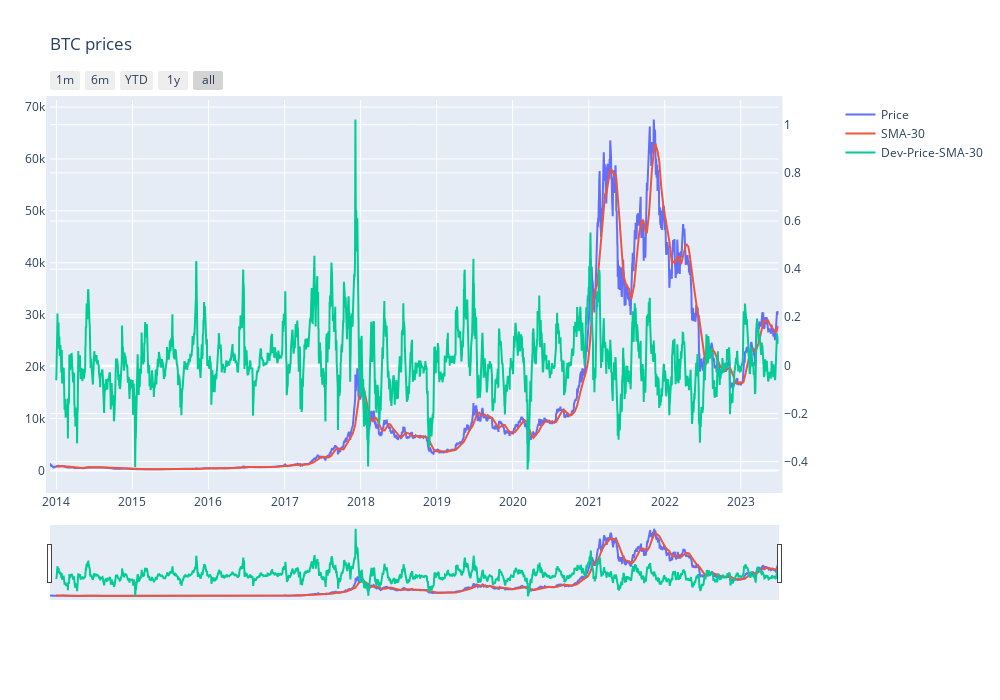

The notebook cell this image was saved under:
### Markdown cell above
* Great link on creaitng second axis, from plotly official website:
    https://plotly.com/python/multiple-axes/#multiple-y-axes-and-plotly-express

### Code cell
fig = make_subplots(specs=[[{"secondary_y": True}]])

fig.add_trace(go.Scatter(x=btc_hist_prices['date'],y=btc_hist_prices['price'],name='Price',mode='lines'),secondary_y=False)
fig.add_trace(go.Scatter(x=btc_hist_prices['date'],y=btc_hist_prices['price_sma_30'],name='SMA-30',mode='lines'),secondary_y=False)
fig.add_trace(go.Scatter(x=btc_hist_prices['date'],y=btc_hist_prices['dev_price_sma_30'],name='Dev-Price-SMA-30',mode='lines'),secondary_y=True)
fig.update_layout(title='BTC prices',autosize=False, width=1000, height=700,margin=go.layout.Margin(
        l=50, r=50, b=100, t=100, pad = 4
    ),
        xaxis=dict(
        rangeselector=dict(
            buttons=list([
                dict(count=1,label="1m", step="month", stepmode="backward"),
                dict(count=6,label="6m", step="month", stepmode="backward"),
                dict(count=1, label="YTD", step="year", stepmode="todate"),
                dict(count=1, label="1y", step="year", stepmode="backward"),
                dict(step="all")
            ])
        ),
        rangeslider=dict(visible=True), type="date"
    )
)
fig.show()

### Figure 1 — Plotly figure (JSON) as saved in the notebook; plotly's stock layout.template omitted (floating-point values rounded to 4 significant figures; data arrays with more than 128 entries replaced by an {"elided": "..."} marker saying what was removed)
{"data": [{"mode": "lines", "name": "Price", "type": "scatter", "x": {"elided": "3500 str values"}, "xaxis": "x", "y": {"elided": "3500 float values"}, "yaxis": "y"}, {"mode": "lines", "name": "SMA-30", "type": "scatter", "x": {"elided": "3500 str values"}, "xaxis": "x", "y": {"elided": "3500 float values"}, "yaxis": "y"}, {"mode": "lines", "name": "Dev-Price-SMA-30", "type": "scatter", "x": {"elided": "3500 str values"}, "xaxis": "x", "y": {"elided": "3500 float values"}, "yaxis": "y2"}], "layout": {"autosize": false, "height": 700, "margin": {"b": 100, "l": 50, "pad": 4, "r": 50, "t": 100}, "title": {"text": "BTC prices"}, "width": 1000, "xaxis": {"anchor": "y", "domain": [0, 0.94], "rangeselector": {"buttons": [{"count": 1, "label": "1m", "step": "month", "stepmode": "backward"}, {"count": 6, "label": "6m", "step": "month", "stepmode": "backward"}, {"count": 1, "label": "YTD", "step": "year", "stepmode": "todate"}, {"count": 1, "label": "1y", "step": "year", "stepmode": "backward"}, {"step": "all"}]}, "rangeslider": {"visible": true}, "type": "date"}, "yaxis": {"anchor": "x", "domain": [0, 1]}, "yaxis2": {"anchor": "x", "overlaying": "y", "side": "right"}}}
